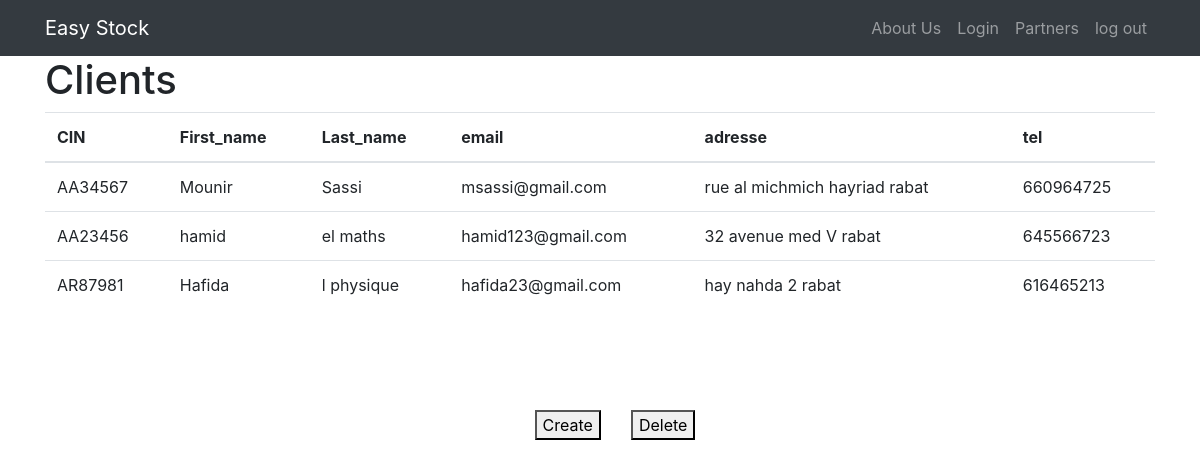
Screenshot of /client with the database file from the repository.
### tables this page shows
CREATE TABLE client (
                    CIN_C TEXT PRIMARY KEY,
                    Fname_c TEXT,
                    Lname_c TEXT,
                    email TEXT UNIQUE,
                    adresse TEXT,
                    Tel INTEGER UNIQUE
                );

### auth.py (the view)
@auth.route('/client')
def Clients():
    conn = sqlite3.connect('database.db')
    cursor = conn.cursor()
    cursor.execute("SELECT * FROM client ")
    data = cursor.fetchall()
    conn.close()
    return render_template('client.html', Clients=data)

### templates/client.html (shortened to what this page needs)
{% extends "base.html" %}
{% block content %}
<div class="container">
  <h1>Clients</h1>
  <table class="table">
    <thead>
      <tr>
        <th>CIN</th>
        <th>First_name</th>
        <th>Last_name</th>
        <th>email</th>
        <th>adresse</th>
        <th>tel</th>
      </tr>
    </thead>
    <tbody>
      {% for client in Clients %}
      <tr>
        <td>{{ client[0] }}</td>
        <td>{{ client[1] }}</td>
        <td>{{ client[2] }}</td>
        <td>{{ client[3] }}</td>
        <td>{{ client[4] }}</td>
        <td>{{ client[5] }}</td>
      </tr>
      {% endfor %}
    </tbody>
  </table>
</div>
<div class="menu-container">
    <button class="menu-button" onclick="addclient()">Create</button>
    <button class="menu-button" onclick="delete_client()">Delete</button>
</div>
{% endblock %}

### templates/client.html (style rules this page uses)
.menu-container { height: 200px; display: flex; align-items: center; justify-content: center; }
.menu-button { margin-left: 30px; }

### rows the page displays
client: CIN_C "AA34567", Fname_c "Mounir", Lname_c "Sassi", email "msassi@gmail.com", adresse "rue al michmich hayriad rabat", Tel "660964725"
client: CIN_C "AA23456", Fname_c "hamid", Lname_c "el maths", email "hamid123@gmail.com", adresse "32 avenue med V rabat", Tel "645566723"
client: CIN_C "AR87981", Fname_c "Hafida", Lname_c "l physique", email "hafida23@gmail.com", adresse "hay nahda 2 rabat", Tel "616465213"
